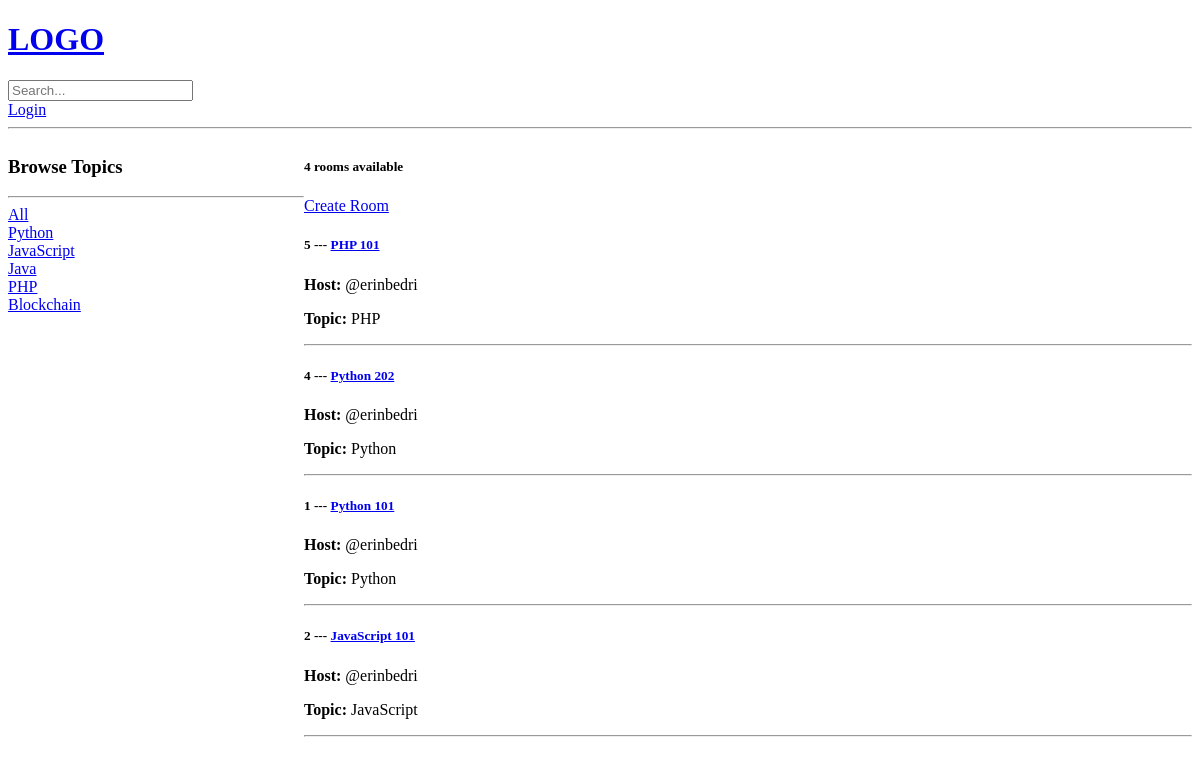
The app's page /, older data.
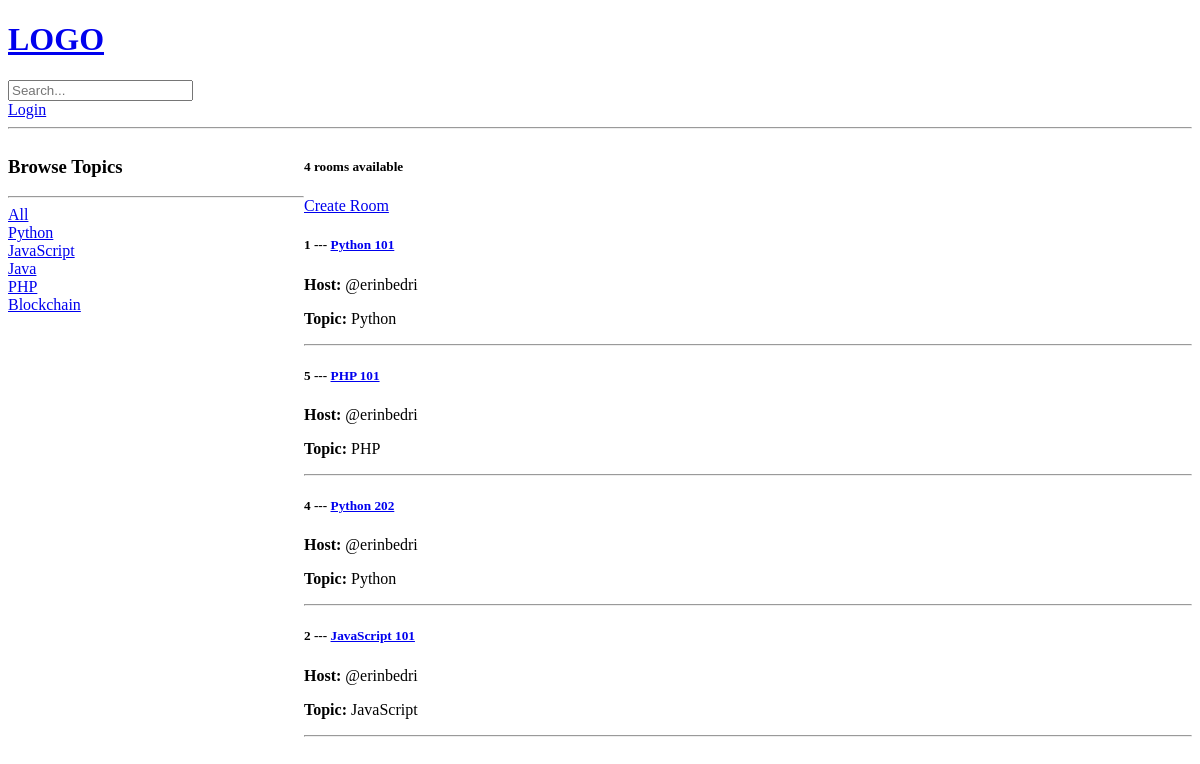
The same page, newer data.
### base/models.py (models this page shows, shortened)
class Topic(models.Model):
    name = models.CharField(
        max_length=200
    )

class Room(models.Model):
    host = models.ForeignKey(
        User,
        on_delete=models.SET_NULL,
        null=True
    )
    topic = models.ForeignKey(
        Topic,
        on_delete=models.SET_NULL,
        null=True
    )
    name = models.CharField(
        max_length=200
    )
    description = models.TextField(
        null=True,
        blank=True
    )
    updated = models.DateTimeField(
        auto_now=True
    )
    created = models.DateTimeField(
        auto_now_add=True
    )
    class Meta:
        ordering = ['-updated', '-created']

### base/views.py (the view)
# urls.py: path('', views.home, name='home'),
def home(request):
    q = request.GET.get('q') if request.GET.get('q') is not None else ''
    rooms = Room.objects.filter(
        Q(topic__name__icontains=q) |
        Q(name__icontains=q) |
        Q(description__icontains=q)
    )
    topics = Topic.objects.all()
    room_count = rooms.count()
    context = {
        'rooms': rooms,
        'topics': topics,
        'room_count': room_count
    }
    return render(request, 'base/home.html', context)

### base/templates/base/home.html (shortened to what this page needs)
{% extends 'main.html' %}
{% block content %}
    <div class="home-container">
        <div>
            <h3>Browse Topics</h3>
            <hr>
            <div>
                <a href="{% url 'home' %}">All</a>
            </div>
            {% for topic in topics %}
                <div>
                    <a href="{% url 'home' %}?q={{ topic.name }}">{{ topic.name }}</a>
                </div>
            {% endfor %}
        </div>
        <div>
            <h5>{{ room_count }}
                {% if room_count == 1 %}
                    room available
                {% else %}
                    rooms available
                {% endif %}
            </h5>
            <a href="{% url 'create-room' %}">Create Room</a>
            <div>
                {% for room in rooms %}
                    <div>
                        <h5>{{ room.id }} --- <a href="{% url 'room' room.id %}"> {{ room.name }}</a></h5>
                        <p><b>Host: </b> @{{ room.host.username }}</p>
                        <p><b>Topic: </b> {{ room.topic.name }}</p>
                        <hr>
                    </div>
                {% endfor %}
            </div>
        </div>
    </div>
{% endblock %}

Row changes from the older to the newer data that the page shows:
changed Room "Python 101": moves up the list
